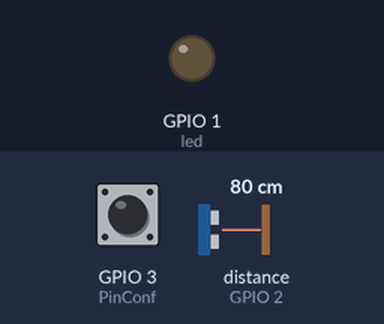
Recording of a sketch running on a simulated ESP8266 (NodeMCU). Shown: output pins drawn as LEDs (lit = HIGH). The test bench sets the inputs (shaded band); at power-on: GPIO 3 (PinConf) HIGH, distance to the obstacle (sensor on GPIO 2) 80 cm. The echo pulse lasts 58.3 µs per cm; WiFi joins after 1.5 s; servers stay silent unless stated; storage starts empty; web services answer with replies made up by the test bench; what the sketch prints to the serial monitor is not drawn.

Above: at 2.65 s.
Timing chart, 0 to 5.6 s (numbered marks = the images above):
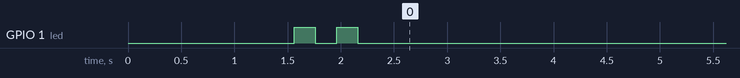

Measured:
- by itself, GPIO 1 (led): goes LOW 0.20 s, HIGH 0.20 s, LOW 30.1 s, HIGH 0.20 s, LOW 0.20 s, HIGH 0.20 s, then LOW

The sketch:

water.ino
```cpp
/*
 * buil 11/8/2018
 *
 *
 *
 */

 //-----------set firebase----------------------
#include <FirebaseArduino.h>
// Config Firebase
#define FIREBASE_HOST "waterlevel-5a226.firebaseio.com"
#define FIREBASE_AUTH "kjdlCZzDRt99gLbgeTypBSCU9lkegS7ZmNHbklMx"


#include <FS.h>                   //this needs to be first, or it all crashes and burns...
//#include <Ticker.h>
#include <ESP8266WiFi.h>          //https://github.com/esp8266/Arduino
//needed for library
#include <DNSServer.h>
#include <ESP8266WebServer.h>
#include <WiFiManager.h>          //https://github.com/tzapu/WiFiManager
//#include <ArduinoJson.h>          //https://github.com/bblanchon/ArduinoJson
#include <ESP8266WiFiMulti.h>
#include <ESP8266HTTPClient.h>

ESP8266WiFiMulti WiFiMulti;
HTTPClient http;

//Warter
#include <NewPing.h>
#define TRIGGER_1_PIN  0  // Arduino pin tied to trigger pin on the ultrasonic sensor.
#define ECHO_1_PIN     2
#define MAX_DISTANCE 400

NewPing sonar(TRIGGER_1_PIN, ECHO_1_PIN, MAX_DISTANCE); // NewPing setup of pins and maximum distance.

//Line
#define LINE_TOKEN "nuXF48SEms2-Ru8xXDIfN"
#define Event "WL-0001"


//-----------Parameter Level--------------
char cnotify[4];
char cmin[4];
char cmax[4];

String nodename = "SF-Water";
String Devicename = "WL-0001";
String Min;
String Max;
String Level;
String Notify = "\u0E23\u0E30\u0E1A\u0E1A\u0E17\u0E33\u0E07\u0E32\u0E19\u0E1B\u0E01\u0E15\u0E34";
int value = 0;
int valueMax = 0;
int valueMin = 0;
int valueLevel = 0;
int LastLevel = 0;

const int PinConf = 3; //Rx Pin Config
const int led = 1; //Tx Pin led

boolean key = false;
bool shouldSaveConfig = false; //flag for saving data
boolean count2 = false,count3 = false;//flag for send line

long CountSend=1*30*1000;   //every 1 Minute
long CountSend1=10*60*1000;
long CountNotify=2*60*60*1000; //every 2 hour notify to framer
unsigned long CurT=0,CurT2H=0,CurT1,PrevT=0,PrevT2H=0,PrevT1=0;//time senddata

//callback notifying us of the need to save config
void saveConfigCallback () {
  Serial.println("Should save config");
  shouldSaveConfig = true;
}

void setup() {
  // put your setup code here, to run once:
  Serial.begin(115200);
  pinMode(PinConf, INPUT_PULLUP);
  pinMode(led, OUTPUT);
  //digitalWrite(led, HIGH);
  delay(10);

  //-------------First config-----------------------------
    key=digitalRead(PinConf);    //Clear config for initial new connecting Wifi
    if(key==LOW) {
      firstConfig();
      Serial.print(F("Press key "));Serial.println(key);
      ESP.restart();
    }
    if (SPIFFS.begin()) {           //Check First config for connecting WiFi
      Serial.println(F("mounted file system"));
      if (!SPIFFS.exists("/config.json")) {
        firstConfig();
      }
    }
    //----------if first config is set ------------------------
    loadWiFiConfig();   //Load WiFi config from flash
    WiFi.begin();
    int con=0;
    while (WiFi.status() != WL_CONNECTED) {
      digitalWrite(led, HIGH);
      delay(500);
      digitalWrite(led, LOW);
      Serial.print(".");
      if (con>=120) { break; }
      con++;
    }
    WiFi.setAutoReconnect(true);
  Serial.println("Ready");
  Serial.print("IP address: ");
  Serial.println(WiFi.localIP());
  Firebase.begin(FIREBASE_HOST, FIREBASE_AUTH);

  digitalWrite(led, HIGH); delay(200);
  digitalWrite(led, LOW); delay(200);
  digitalWrite(led, HIGH); delay(200);
  digitalWrite(led, LOW); delay(200);

  Line("ESP Ready...!");
  delay(10);
}

void loop() {
  // put your main code here, to run repeatedly:
  delay(1000);
  //digitalWrite(led, LOW);
  // Wait 50ms between pings (about 20 pings/sec). 29ms should be the shortest delay between pings.
//  Serial.print("Ping: ");
//  Serial.print(sonar.ping_cm()); // Send ping, get distance in cm and print result (0 = outside set distance range)
//  Serial.println("cm");
  value = getSonar();
  if(value == valueLevel){
    digitalWrite(led, HIGH);
    Serial.print("Water Level Under"); Serial.println(valueLevel);
    if(count2 == false){
      Line("Water Level Under" + String(valueLevel)+"%");
      count2 = true;
    }
    delay(50);
    digitalWrite(led, LOW);
  }
  if(value == 0) {
    Serial.print("No Water");
    digitalWrite(led, HIGH);
    if(count3 == false){
      Line("No Water");
      count3 = true;
    }
  }
  if(value != valueLevel || value != 0) {
    digitalWrite(led, LOW);
    if(count2 == true) count2 = false;
    if(count3 == true) count3 = false;
  }

//---------- Send data logger every 5 min ---------------------
  CurT=millis();
  if ((CurT - PrevT) >= CountSend){
    PrevT=CurT;
    if(value != LastLevel){
      Firebase.set(Devicename + "/Water_Level",value);
      Serial.println("Send Data success!");
      LastLevel = value;
      digitalWrite(led, HIGH); delay(200);
      digitalWrite(led, LOW); delay(200);
      digitalWrite(led, HIGH); delay(200);
      digitalWrite(led, LOW); delay(200);
    }
    else Serial.println("Not Send Data success!");
  }
//----------------แจ้งเตือนทุกๆ 10 นาที------------------
  CurT1=millis();
  if ((CurT1 - PrevT1) >= CountSend1){
    PrevT1=CurT1;
    if(value == 0){
      digitalWrite(led, HIGH);
      Line("No Water");
    }
  }
//----------------แจ้งเตือนทุกๆ 2 ชั่วโมง------------------
  CurT2H=millis();
  if ((CurT2H - PrevT2H) >= CountNotify){
    PrevT2H=CurT2H;
    Line(Notify);
    //Line2("Code : 0x00"); //code 00 อุปกรณ์ทำงานปกติ
  }


}

void firstConfig() {  //Config Connecting WiFi ,Nodename, Token, LINE Token and state status=false
  WiFiManager wifiManager;

      wifiManager.resetSettings();
      //--Clear config--------------
      shouldSaveConfig = false;
      strcpy(cmin, "");
      strcpy(cmax, "");
      strcpy(cnotify, "");
      //----------------------------

      WiFiManagerParameter custom_min("cmin", "Minimum", cmin, 4);
      WiFiManagerParameter custom_max("cmax", "Maximum", cmax, 4);
      WiFiManagerParameter custom_notify("cnotify", "Level", cnotify, 4);

      //set config save notify callback
      wifiManager.setSaveConfigCallback(saveConfigCallback);

      //add all your parameters here
      wifiManager.addParameter(&custom_min);
      wifiManager.addParameter(&custom_max);
      wifiManager.addParameter(&custom_notify);

      //set minimu quality of signal so it ignores AP's under that quality
      //defaults to 8%
      wifiManager.setMinimumSignalQuality();
      //wifiManager.startConfigPortal(ssidname, password);
      wifiManager.autoConnect("SF-Water");

      //if you get here you have connected to the WiFi
      //Serial.println("connected...yeey :)");

      //read updated parameters
      strcpy(cmin, custom_min.getValue());
      strcpy(cmax, custom_max.getValue());
      strcpy(cnotify, custom_notify.getValue());
      //save the custom parameters to FS
      if (shouldSaveConfig) {
        Serial.println("saving config");
        DynamicJsonBuffer jsonBuffer;
        JsonObject& json = jsonBuffer.createObject();
        json["cmin"] = cmin;
        json["cmax"] = cmax;
        json["cnotify"] = cnotify;

        if (SPIFFS.begin()) {
         File configFile = SPIFFS.open("/config.json", "w");
         if (!configFile) {
           Serial.println(F("failed to open config file for writing"));
         }

         json.prettyPrintTo(Serial);
         json.printTo(configFile);
         configFile.close();
        //end save
        }
      }
      //------------Save successSelect------------
      //writeStateStatus(false);
      //-------end save successSelect---------------
 //}
}

void loadWiFiConfig() {   //--Load WiFi parameter and Nodename, token, LINE Token
  if (SPIFFS.begin()) {
    if (SPIFFS.exists("/config.json")) {
      //file exists, reading and loading
      //Serial.println("reading config file");
      File configFile = SPIFFS.open("/config.json", "r");
      if (configFile) {
        //Serial.println("opened config file");
        size_t size = configFile.size();
        // Allocate a buffer to store contents of the file.
        std::unique_ptr<char[]> buf(new char[size]);

        configFile.readBytes(buf.get(), size);
        DynamicJsonBuffer jsonBuffer;
        JsonObject& json = jsonBuffer.parseObject(buf.get());
        json.printTo(Serial);
        if (json.success()) {
          //Serial.println("\nparsed json");

          strcpy(cmin, json["cmin"]);
          strcpy(cmax, json["cmax"]);
          strcpy(cnotify, json["cnotify"]);

          Min=cmax;
          Max=cmin;
          Level=cnotify;

          valueMax = Min.toInt();
          valueMin = Max.toInt();
          valueLevel = Level.toInt();

        } else {
          Serial.println(F("failed to load json config"));
        }
      }
      configFile.close();
    }
  } else {
    Serial.println(F("failed to mount FS"));
  }
}

int getSonar(){
  int value = 0;
  int valueAV = 0;
  int level;
  int count = 0;
  for(int i = 0;i<20;i++){
    value += sonar.ping_cm();
    count += 1;
    delay(50);
  }
  valueAV = value/count;
  if(valueAV > valueMax) valueAV = valueMax;
  if(valueAV < valueMin) valueAV = valueMin;
  Serial.print("Ping: ");
  Serial.print(valueAV); // Send ping, get distance in cm and print result (0 = outside set distance range)
  Serial.println("cm");
  level = map(valueAV,valueMax,valueMin,0,100);
  Serial.print("Level = ");Serial.print(level);Serial.println("%");
  return level;
}
void Line(String msg){
  delay(50);
  http.begin("http://maker.ifttt.com/trigger/" + String(Event) + "/with/key/" + String(LINE_TOKEN)); //HTTP
  http.addHeader("Content-Type", "application/json");
  int httpCode = http.POST("{\"value1\":\"" + msg + "\"}");
  if (httpCode > 0) {
    Serial.printf("[HTTP] GET... code: %d\n", httpCode);
    if (httpCode == HTTP_CODE_OK) {
      String payload = http.getString();
      Serial.println(payload);
    }
  } else {
    Serial.printf("[HTTP] GET... failed, error: %s\n", http.errorToString(httpCode).c_str());
  }
    http.end();
}
```
